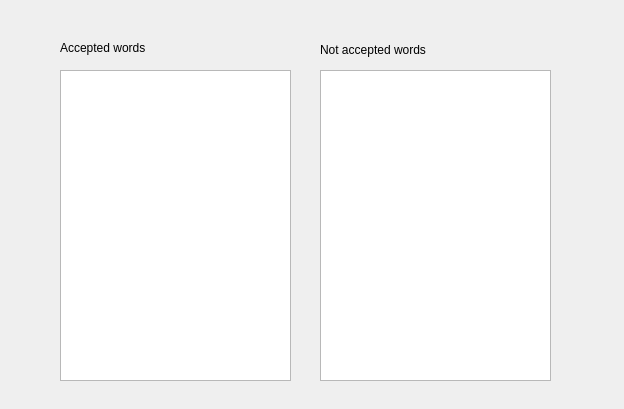
<?xml version="1.0" encoding="UTF-8"?>
<ui version="4.0">
 <class>CheckWordsClass</class>
 <widget class="QWidget" name="CheckWordsClass">
  <property name="geometry">
   <rect>
    <x>0</x>
    <y>0</y>
    <width>624</width>
    <height>409</height>
   </rect>
  </property>
  <property name="windowTitle">
   <string>CheckWords</string>
  </property>
  <widget class="QTextEdit" name="textEdit">
   <property name="geometry">
    <rect>
     <x>60</x>
     <y>70</y>
     <width>231</width>
     <height>311</height>
    </rect>
   </property>
  </widget>
  <widget class="QTextEdit" name="textEdit_2">
   <property name="geometry">
    <rect>
     <x>320</x>
     <y>70</y>
     <width>231</width>
     <height>311</height>
    </rect>
   </property>
  </widget>
  <widget class="QLabel" name="label">
   <property name="geometry">
    <rect>
     <x>60</x>
     <y>40</y>
     <width>121</width>
     <height>16</height>
    </rect>
   </property>
   <property name="text">
    <string>Accepted words</string>
   </property>
  </widget>
  <widget class="QLabel" name="label_2">
   <property name="geometry">
    <rect>
     <x>320</x>
     <y>40</y>
     <width>121</width>
     <height>20</height>
    </rect>
   </property>
   <property name="text">
    <string>Not accepted words</string>
   </property>
  </widget>
 </widget>
 <layoutdefault spacing="6" margin="11"/>
 <resources/>
 <connections/>
</ui>
